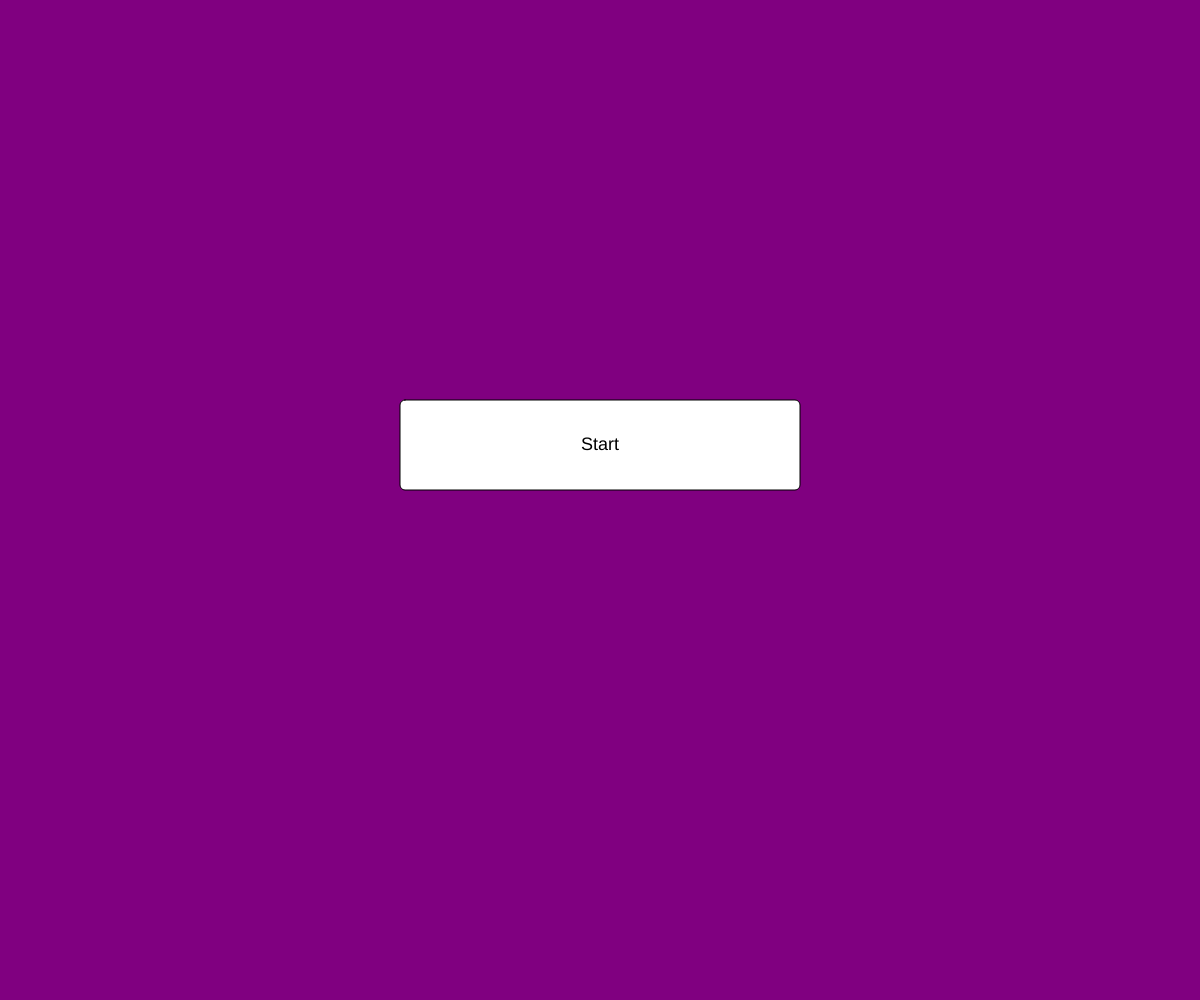
Frame 1 (no input)
Frame 60 (no input): identical to frame 1, image omitted
Frame 120 (the mouse pressed at the canvas centre since frame 60): identical to frame 1, image omitted

The p5.js sketch that drew this single still picture (run headless with seeded random() and noise() and a simulated clock; from frame 60 on, the mouse is pressed at the canvas centre):

// p5.js sketch
// ── sketch.js
// Project Title
// Your Name
// Date
//
// Extra for Experts:
// - describe what you did to take this project "above and beyond"


let state; // STARTSCREEN, DEATHSCREEN, VICTORYSCREEN;
let startButton; 
let easy, normal, hard;

function preload(){

}

function setup() {
  createCanvas(windowWidth, windowHeight);
  state = "STARTSCREEN";
  

}

function draw() {
  gameScreen();
}

function gameScreen(){
  if (state === "STARTSCREEN"){
    background("purple");

    startButton = new Button(windowWidth/2, windowHeight/2.5, 400, 90, "Start");
    startButton.display();
  }
}

class Button {
  
  constructor(x, y, width, height, labelText) {
    this.x = x;
    this.y = y;
    this.w = width;
    this.h = height;
    this.label = labelText;
  }
  
  display() {
    stroke(0);
    if (this.over()) {
      fill(204, 0, 128);
    } else {
      fill(255);
    }
    rect(this.x - this.w/2, this.y, this.w, this.h, 5);
    
    fill(0);
    noStroke();
    textAlign(CENTER, CENTER);
    textSize(18);
    text(this.label, this.x, this.y + this.h/2);
  }
  
  over() {
    if (mouseX > this.x - this.w/2 && mouseX < this.x + this.w/2 && mouseY > this.y && mouseY < this.y + this.h) {
      return true;
    } else {
      return false;
    }
  }

  clickedOn(){
  }

}
